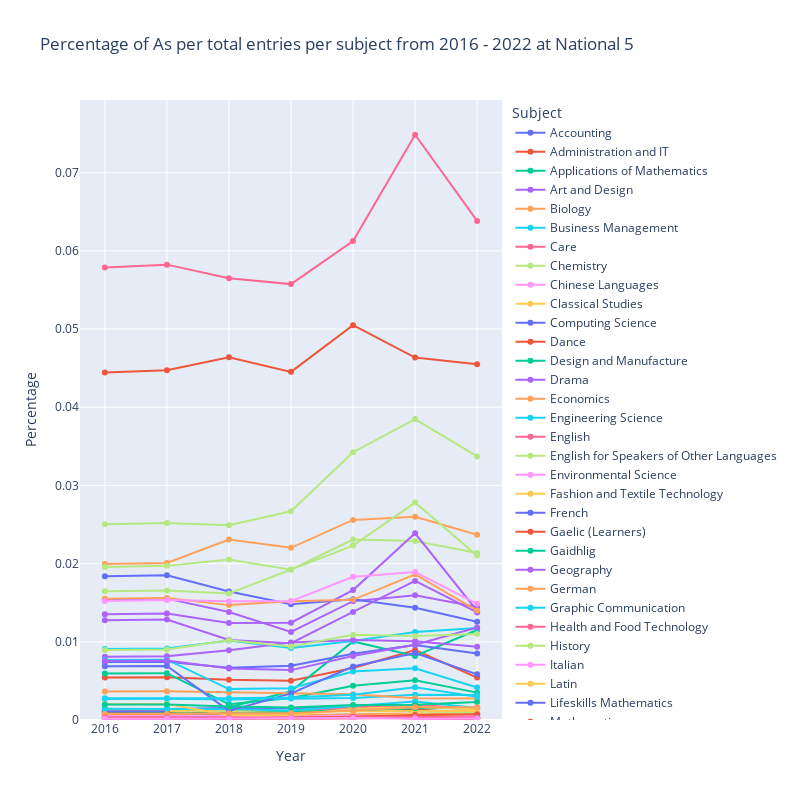

Notebook cell for this chart:
### Code cell
# Plot graph

# Create a list of subjects in alphabetical order
subjects = sorted(ldf['Subject'].unique())
years = sorted(ldf['Year'].unique())

fig = px.line(ldf, x = "Year", y = "Count", 
                color = "Subject",
               # facet_row = 'School',
                width = 800,
                height = 800,
                category_orders = {'Subject' : subjects, 'Year' : years},
                labels = {"Count": "Percentage"},
                title = 'Percentage of As per total entries per subject from 2016 - 2022 at ' + level_label
                )

fig.update_traces(mode = "markers+lines")

fig.update_yaxes(matches=None, rangemode = "tozero")

fig.update_traces(mode = "markers+lines")

filename = 'As_per_cohort_' + level + '.html'

fig.write_html('./graphs/' + filename)

fig.show()

### Figure 1 — Plotly figure (JSON) as saved in the notebook; plotly's stock layout.template omitted (floating-point values rounded to 4 significant figures)
{"data": [{"hovertemplate": "Subject=Accounting<br>Year=%{x}<br>Percentage=%{y}<extra></extra>", "legendgroup": "Accounting", "line": {"color": "#636efa", "dash": "solid"}, "marker": {"symbol": "circle"}, "mode": "markers+lines", "name": "Accounting", "orientation": "v", "showlegend": true, "type": "scatter", "x": ["2022", "2021", "2020", "2019", "2018", "2017", "2016"], "xaxis": "x", "y": [0.00142, 0.00171, 0.00171, 0.00151, 0.00154, 0.00142, 0.00141], "yaxis": "y"}, {"hovertemplate": "Subject=Administration and IT<br>Year=%{x}<br>Percentage=%{y}<extra></extra>", "legendgroup": "Administration and IT", "line": {"color": "#EF553B", "dash": "solid"}, "marker": {"symbol": "circle"}, "mode": "markers+lines", "name": "Administration and IT", "orientation": "v", "showlegend": true, "type": "scatter", "x": ["2022", "2021", "2020", "2019", "2018", "2017", "2016"], "xaxis": "x", "y": [0.00542, 0.00894, 0.00665, 0.00503, 0.00515, 0.00546, 0.00543], "yaxis": "y"}, {"hovertemplate": "Subject=Applications of Mathematics<br>Year=%{x}<br>Percentage=%{y}<extra></extra>", "legendgroup": "Applications of Mathematics", "line": {"color": "#00cc96", "dash": "solid"}, "marker": {"symbol": "circle"}, "mode": "markers+lines", "name": "Applications of Mathematics", "orientation": "v", "showlegend": true, "type": "scatter", "x": ["2022", "2021", "2020", "2019", "2018"], "xaxis": "x", "y": [0.01151, 0.00819, 0.01005, 0.00367, 0.00163], "yaxis": "y"}, {"hovertemplate": "Subject=Art and Design<br>Year=%{x}<br>Percentage=%{y}<extra></extra>", "legendgroup": "Art and Design", "line": {"color": "#ab63fa", "dash": "solid"}, "marker": {"symbol": "circle"}, "mode": "markers+lines", "name": "Art and Design", "orientation": "v", "showlegend": true, "type": "scatter", "x": ["2022", "2021", "2020", "2019", "2018", "2017", "2016"], "xaxis": "x", "y": [0.01444, 0.01594, 0.0152, 0.01126, 0.01382, 0.01552, 0.01543], "yaxis": "y"}, {"hovertemplate": "Subject=Biology<br>Year=%{x}<br>Percentage=%{y}<extra></extra>", "legendgroup": "Biology", "line": {"color": "#FFA15A", "dash": "solid"}, "marker": {"symbol": "circle"}, "mode": "markers+lines", "name": "Biology", "orientation": "v", "showlegend": true, "type": "scatter", "x": ["2022", "2021", "2020", "2019", "2018", "2017", "2016"], "xaxis": "x", "y": [0.0237, 0.02599, 0.02558, 0.02202, 0.02308, 0.02008, 0.01996], "yaxis": "y"}, {"hovertemplate": "Subject=Business Management<br>Year=%{x}<br>Percentage=%{y}<extra></extra>", "legendgroup": "Business Management", "line": {"color": "#19d3f3", "dash": "solid"}, "marker": {"symbol": "circle"}, "mode": "markers+lines", "name": "Business Management", "orientation": "v", "showlegend": true, "type": "scatter", "x": ["2022", "2021", "2020", "2019", "2018", "2017", "2016"], "xaxis": "x", "y": [0.01177, 0.01126, 0.01011, 0.00922, 0.01017, 0.00913, 0.00908], "yaxis": "y"}, {"hovertemplate": "Subject=Care<br>Year=%{x}<br>Percentage=%{y}<extra></extra>", "legendgroup": "Care", "line": {"color": "#FF6692", "dash": "solid"}, "marker": {"symbol": "circle"}, "mode": "markers+lines", "name": "Care", "orientation": "v", "showlegend": true, "type": "scatter", "x": ["2022", "2021", "2020", "2019", "2018", "2017", "2016"], "xaxis": "x", "y": [0.00011, 0.00017, 0.00057, 0.00057, 0.00075, 0.001, 0.001], "yaxis": "y"}, {"hovertemplate": "Subject=Chemistry<br>Year=%{x}<br>Percentage=%{y}<extra></extra>", "legendgroup": "Chemistry", "line": {"color": "#B6E880", "dash": "solid"}, "marker": {"symbol": "circle"}, "mode": "markers+lines", "name": "Chemistry", "orientation": "v", "showlegend": true, "type": "scatter", "x": ["2022", "2021", "2020", "2019", "2018", "2017", "2016"], "xaxis": "x", "y": [0.02136, 0.02289, 0.02308, 0.01922, 0.02053, 0.01971, 0.01958], "yaxis": "y"}, {"hovertemplate": "Subject=Chinese Languages<br>Year=%{x}<br>Percentage=%{y}<extra></extra>", "legendgroup": "Chinese Languages", "line": {"color": "#FF97FF", "dash": "solid"}, "marker": {"symbol": "circle"}, "mode": "markers+lines", "name": "Chinese Languages", "orientation": "v", "showlegend": true, "type": "scatter", "x": ["2022", "2021", "2020", "2019", "2018", "2017", "2016"], "xaxis": "x", "y": [0.00061, 0.00062, 0.00065, 0.0005, 0.00043, 0.00034, 0.00034], "yaxis": "y"}, {"hovertemplate": "Subject=Classical Studies<br>Year=%{x}<br>Percentage=%{y}<extra></extra>", "legendgroup": "Classical Studies", "line": {"color": "#FECB52", "dash": "solid"}, "marker": {"symbol": "circle"}, "mode": "markers+lines", "name": "Classical Studies", "orientation": "v", "showlegend": true, "type": "scatter", "x": ["2022", "2021", "2020", "2019", "2018", "2017", "2016"], "xaxis": "x", "y": [0.00029, 0.00027, 0.00023, 0.00019, 0.00012, 0.00013, 0.00013], "yaxis": "y"}, {"hovertemplate": "Subject=Computing Science<br>Year=%{x}<br>Percentage=%{y}<extra></extra>", "legendgroup": "Computing Science", "line": {"color": "#636efa", "dash": "solid"}, "marker": {"symbol": "circle"}, "mode": "markers+lines", "name": "Computing Science", "orientation": "v", "showlegend": true, "type": "scatter", "x": ["2022", "2021", "2020", "2019", "2018", "2017", "2016"], "xaxis": "x", "y": [0.0085, 0.0096, 0.00847, 0.00693, 0.00669, 0.00746, 0.00741], "yaxis": "y"}, {"hovertemplate": "Subject=Dance<br>Year=%{x}<br>Percentage=%{y}<extra></extra>", "legendgroup": "Dance", "line": {"color": "#EF553B", "dash": "solid"}, "marker": {"symbol": "circle"}, "mode": "markers+lines", "name": "Dance", "orientation": "v", "showlegend": true, "type": "scatter", "x": ["2022", "2021", "2020", "2019", "2018", "2017", "2016"], "xaxis": "x", "y": [0.00081, 0.00139, 0.00161, 0.00099, 0.00101, 0.0009, 0.00089], "yaxis": "y"}, {"hovertemplate": "Subject=Design and Manufacture<br>Year=%{x}<br>Percentage=%{y}<extra></extra>", "legendgroup": "Design and Manufacture", "line": {"color": "#00cc96", "dash": "solid"}, "marker": {"symbol": "circle"}, "mode": "markers+lines", "name": "Design and Manufacture", "orientation": "v", "showlegend": true, "type": "scatter", "x": ["2022", "2021", "2020", "2019", "2018", "2017", "2016"], "xaxis": "x", "y": [0.0035, 0.00507, 0.00437, 0.00281, 0.00201, 0.00599, 0.00595], "yaxis": "y"}, {"hovertemplate": "Subject=Drama<br>Year=%{x}<br>Percentage=%{y}<extra></extra>", "legendgroup": "Drama", "line": {"color": "#ab63fa", "dash": "solid"}, "marker": {"symbol": "circle"}, "mode": "markers+lines", "name": "Drama", "orientation": "v", "showlegend": true, "type": "scatter", "x": ["2022", "2021", "2020", "2019", "2018", "2017", "2016"], "xaxis": "x", "y": [0.00937, 0.01008, 0.01023, 0.00991, 0.00891, 0.00815, 0.0081], "yaxis": "y"}, {"hovertemplate": "Subject=Economics<br>Year=%{x}<br>Percentage=%{y}<extra></extra>", "legendgroup": "Economics", "line": {"color": "#FFA15A", "dash": "solid"}, "marker": {"symbol": "circle"}, "mode": "markers+lines", "name": "Economics", "orientation": "v", "showlegend": true, "type": "scatter", "x": ["2022", "2021", "2020", "2019", "2018", "2017", "2016"], "xaxis": "x", "y": [0.00077, 0.00082, 0.00075, 0.00061, 0.00071, 0.00058, 0.00057], "yaxis": "y"}, {"hovertemplate": "Subject=Engineering Science<br>Year=%{x}<br>Percentage=%{y}<extra></extra>", "legendgroup": "Engineering Science", "line": {"color": "#19d3f3", "dash": "solid"}, "marker": {"symbol": "circle"}, "mode": "markers+lines", "name": "Engineering Science", "orientation": "v", "showlegend": true, "type": "scatter", "x": ["2022", "2021", "2020", "2019", "2018", "2017", "2016"], "xaxis": "x", "y": [0.00321, 0.00324, 0.00281, 0.00274, 0.00261, 0.00272, 0.0027], "yaxis": "y"}, {"hovertemplate": "Subject=English<br>Year=%{x}<br>Percentage=%{y}<extra></extra>", "legendgroup": "English", "line": {"color": "#FF6692", "dash": "solid"}, "marker": {"symbol": "circle"}, "mode": "markers+lines", "name": "English", "orientation": "v", "showlegend": true, "type": "scatter", "x": ["2022", "2021", "2020", "2019", "2018", "2017", "2016"], "xaxis": "x", "y": [0.06382, 0.07484, 0.06125, 0.05574, 0.05648, 0.05823, 0.05787], "yaxis": "y"}, {"hovertemplate": "Subject=English for Speakers of Other Languages<br>Year=%{x}<br>Percentage=%{y}<extra></extra>", "legendgroup": "English for Speakers of Other Languages", "line": {"color": "#B6E880", "dash": "solid"}, "marker": {"symbol": "circle"}, "mode": "markers+lines", "name": "English for Speakers of Other Languages", "orientation": "v", "showlegend": true, "type": "scatter", "x": ["2022", "2021", "2020", "2019", "2018", "2017", "2016"], "xaxis": "x", "y": [0.00093, 0.00111, 0.00133, 0.00092, 0.00114, 0.00119, 0.00118], "yaxis": "y"}, {"hovertemplate": "Subject=Environmental Science<br>Year=%{x}<br>Percentage=%{y}<extra></extra>", "legendgroup": "Environmental Science", "line": {"color": "#FF97FF", "dash": "solid"}, "marker": {"symbol": "circle"}, "mode": "markers+lines", "name": "Environmental Science", "orientation": "v", "showlegend": true, "type": "scatter", "x": ["2022", "2021", "2020", "2019", "2018", "2017", "2016"], "xaxis": "x", "y": [0.00019, 0.00039, 0.00022, 9e-05, 9e-05, 0.00016, 0.00016], "yaxis": "y"}, {"hovertemplate": "Subject=Fashion and Textile Technology<br>Year=%{x}<br>Percentage=%{y}<extra></extra>", "legendgroup": "Fashion and Textile Technology", "line": {"color": "#FECB52", "dash": "solid"}, "marker": {"symbol": "circle"}, "mode": "markers+lines", "name": "Fashion and Textile Technology", "orientation": "v", "showlegend": true, "type": "scatter", "x": ["2022", "2021", "2020", "2019", "2018", "2017", "2016"], "xaxis": "x", "y": [0.00029, 0.00081, 0.00038, 0.00016, 0.00021, 0.00121, 0.00121], "yaxis": "y"}, {"hovertemplate": "Subject=French<br>Year=%{x}<br>Percentage=%{y}<extra></extra>", "legendgroup": "French", "line": {"color": "#636efa", "dash": "solid"}, "marker": {"symbol": "circle"}, "mode": "markers+lines", "name": "French", "orientation": "v", "showlegend": true, "type": "scatter", "x": ["2022", "2021", "2020", "2019", "2018", "2017", "2016"], "xaxis": "x", "y": [0.01256, 0.01435, 0.01545, 0.0148, 0.01643, 0.0185, 0.01839], "yaxis": "y"}, {"hovertemplate": "Subject=Gaelic (Learners)<br>Year=%{x}<br>Percentage=%{y}<extra></extra>", "legendgroup": "Gaelic (Learners)", "line": {"color": "#EF553B", "dash": "solid"}, "marker": {"symbol": "circle"}, "mode": "markers+lines", "name": "Gaelic (Learners)", "orientation": "v", "showlegend": true, "type": "scatter", "x": ["2022", "2021", "2020", "2019", "2018", "2017", "2016"], "xaxis": "x", "y": [0.00021, 0.0003, 0.00022, 0.00019, 0.0002, 0.0002, 0.0002], "yaxis": "y"}, {"hovertemplate": "Subject=Gaidhlig<br>Year=%{x}<br>Percentage=%{y}<extra></extra>", "legendgroup": "Gaidhlig", "line": {"color": "#00cc96", "dash": "solid"}, "marker": {"symbol": "circle"}, "mode": "markers+lines", "name": "Gaidhlig", "orientation": "v", "showlegend": true, "type": "scatter", "x": ["2022", "2021", "2020", "2019", "2018", "2017", "2016"], "xaxis": "x", "y": [0.00035, 0.00045, 0.00038, 0.00035, 0.00041, 0.00031, 0.00031], "yaxis": "y"}, {"hovertemplate": "Subject=Geography<br>Year=%{x}<br>Percentage=%{y}<extra></extra>", "legendgroup": "Geography", "line": {"color": "#ab63fa", "dash": "solid"}, "marker": {"symbol": "circle"}, "mode": "markers+lines", "name": "Geography", "orientation": "v", "showlegend": true, "type": "scatter", "x": ["2022", "2021", "2020", "2019", "2018", "2017", "2016"], "xaxis": "x", "y": [0.01375, 0.01779, 0.01382, 0.00982, 0.01024, 0.01285, 0.01277], "yaxis": "y"}, {"hovertemplate": "Subject=German<br>Year=%{x}<br>Percentage=%{y}<extra></extra>", "legendgroup": "German", "line": {"color": "#FFA15A", "dash": "solid"}, "marker": {"symbol": "circle"}, "mode": "markers+lines", "name": "German", "orientation": "v", "showlegend": true, "type": "scatter", "x": ["2022", "2021", "2020", "2019", "2018", "2017", "2016"], "xaxis": "x", "y": [0.00274, 0.00279, 0.00329, 0.0034, 0.00348, 0.00367, 0.00364], "yaxis": "y"}, {"hovertemplate": "Subject=Graphic Communication<br>Year=%{x}<br>Percentage=%{y}<extra></extra>", "legendgroup": "Graphic Communication", "line": {"color": "#19d3f3", "dash": "solid"}, "marker": {"symbol": "circle"}, "mode": "markers+lines", "name": "Graphic Communication", "orientation": "v", "showlegend": true, "type": "scatter", "x": ["2022", "2021", "2020", "2019", "2018", "2017", "2016"], "xaxis": "x", "y": [0.00416, 0.00661, 0.00619, 0.00407, 0.00396, 0.00772, 0.00767], "yaxis": "y"}, {"hovertemplate": "Subject=Health and Food Technology<br>Year=%{x}<br>Percentage=%{y}<extra></extra>", "legendgroup": "Health and Food Technology", "line": {"color": "#FF6692", "dash": "solid"}, "marker": {"symbol": "circle"}, "mode": "markers+lines", "name": "Health and Food Technology", "orientation": "v", "showlegend": true, "type": "scatter", "x": ["2022", "2021", "2020", "2019", "2018", "2017", "2016"], "xaxis": "x", "y": [0.0014, 0.00196, 0.0016, 0.00107, 0.00082, 0.00081, 0.0008], "yaxis": "y"}, {"hovertemplate": "Subject=History<br>Year=%{x}<br>Percentage=%{y}<extra></extra>", "legendgroup": "History", "line": {"color": "#B6E880", "dash": "solid"}, "marker": {"symbol": "circle"}, "mode": "markers+lines", "name": "History", "orientation": "v", "showlegend": true, "type": "scatter", "x": ["2022", "2021", "2020", "2019", "2018", "2017", "2016"], "xaxis": "x", "y": [0.02102, 0.0278, 0.0223, 0.01925, 0.01618, 0.01656, 0.01645], "yaxis": "y"}, {"hovertemplate": "Subject=Italian<br>Year=%{x}<br>Percentage=%{y}<extra></extra>", "legendgroup": "Italian", "line": {"color": "#FF97FF", "dash": "solid"}, "marker": {"symbol": "circle"}, "mode": "markers+lines", "name": "Italian", "orientation": "v", "showlegend": true, "type": "scatter", "x": ["2022", "2021", "2020", "2019", "2018", "2017", "2016"], "xaxis": "x", "y": [0.0005, 0.00023, 0.00053, 0.00043, 0.0005, 0.00058, 0.00058], "yaxis": "y"}, {"hovertemplate": "Subject=Latin<br>Year=%{x}<br>Percentage=%{y}<extra></extra>", "legendgroup": "Latin", "line": {"color": "#FECB52", "dash": "solid"}, "marker": {"symbol": "circle"}, "mode": "markers+lines", "name": "Latin", "orientation": "v", "showlegend": true, "type": "scatter", "x": ["2022", "2021", "2020", "2019", "2018", "2017", "2016"], "xaxis": "x", "y": [0.00116, 0.00114, 0.00115, 0.00111, 0.00128, 0.00119, 0.00118], "yaxis": "y"}, {"hovertemplate": "Subject=Lifeskills Mathematics<br>Year=%{x}<br>Percentage=%{y}<extra></extra>", "legendgroup": "Lifeskills Mathematics", "line": {"color": "#636efa", "dash": "solid"}, "marker": {"symbol": "circle"}, "mode": "markers+lines", "name": "Lifeskills Mathematics", "orientation": "v", "showlegend": true, "type": "scatter", "x": ["2017", "2016"], "xaxis": "x", "y": [0.00111, 0.00111], "yaxis": "y"}, {"hovertemplate": "Subject=Mathematics<br>Year=%{x}<br>Percentage=%{y}<extra></extra>", "legendgroup": "Mathematics", "line": {"color": "#EF553B", "dash": "solid"}, "marker": {"symbol": "circle"}, "mode": "markers+lines", "name": "Mathematics", "orientation": "v", "showlegend": true, "type": "scatter", "x": ["2022", "2021", "2020", "2019", "2018", "2017", "2016"], "xaxis": "x", "y": [0.04548, 0.04635, 0.05049, 0.04452, 0.04638, 0.04473, 0.04445], "yaxis": "y"}, {"hovertemplate": "Subject=Media<br>Year=%{x}<br>Percentage=%{y}<extra></extra>", "legendgroup": "Media", "line": {"color": "#00cc96", "dash": "solid"}, "marker": {"symbol": "circle"}, "mode": "markers+lines", "name": "Media", "orientation": "v", "showlegend": true, "type": "scatter", "x": ["2022", "2021", "2020", "2019", "2018", "2017", "2016"], "xaxis": "x", "y": [0.00152, 0.00151, 0.00128, 0.00101, 0.00087, 0.0008, 0.00079], "yaxis": "y"}, {"hovertemplate": "Subject=Modern Studies<br>Year=%{x}<br>Percentage=%{y}<extra></extra>", "legendgroup": "Modern Studies", "line": {"color": "#ab63fa", "dash": "solid"}, "marker": {"symbol": "circle"}, "mode": "markers+lines", "name": "Modern Studies", "orientation": "v", "showlegend": true, "type": "scatter", "x": ["2022", "2021", "2020", "2019", "2018", "2017", "2016"], "xaxis": "x", "y": [0.01394, 0.02388, 0.01661, 0.01244, 0.0124, 0.01361, 0.01352], "yaxis": "y"}, {"hovertemplate": "Subject=Music<br>Year=%{x}<br>Percentage=%{y}<extra></extra>", "legendgroup": "Music", "line": {"color": "#FFA15A", "dash": "solid"}, "marker": {"symbol": "circle"}, "mode": "markers+lines", "name": "Music", "orientation": "v", "showlegend": true, "type": "scatter", "x": ["2022", "2021", "2020", "2019", "2018", "2017", "2016"], "xaxis": "x", "y": [0.01399, 0.01863, 0.01537, 0.01518, 0.01469, 0.0156, 0.0155], "yaxis": "y"}, {"hovertemplate": "Subject=Music Technology<br>Year=%{x}<br>Percentage=%{y}<extra></extra>", "legendgroup": "Music Technology", "line": {"color": "#19d3f3", "dash": "solid"}, "marker": {"symbol": "circle"}, "mode": "markers+lines", "name": "Music Technology", "orientation": "v", "showlegend": true, "type": "scatter", "x": ["2022", "2021", "2020", "2019", "2018", "2017", "2016"], "xaxis": "x", "y": [0.00155, 0.00237, 0.0018, 0.00123, 0.00138, 0.00145, 0.00144], "yaxis": "y"}, {"hovertemplate": "Subject=Philosophy<br>Year=%{x}<br>Percentage=%{y}<extra></extra>", "legendgroup": "Philosophy", "line": {"color": "#FF6692", "dash": "solid"}, "marker": {"symbol": "circle"}, "mode": "markers+lines", "name": "Philosophy", "orientation": "v", "showlegend": true, "type": "scatter", "x": ["2022", "2021", "2020", "2019", "2018", "2017", "2016"], "xaxis": "x", "y": [0.00031, 0.00047, 0.0004, 0.00026, 0.00034, 0.0003, 0.00029], "yaxis": "y"}, {"hovertemplate": "Subject=Physical Education<br>Year=%{x}<br>Percentage=%{y}<extra></extra>", "legendgroup": "Physical Education", "line": {"color": "#B6E880", "dash": "solid"}, "marker": {"symbol": "circle"}, "mode": "markers+lines", "name": "Physical Education", "orientation": "v", "showlegend": true, "type": "scatter", "x": ["2022", "2021", "2020", "2019", "2018", "2017", "2016"], "xaxis": "x", "y": [0.03371, 0.03848, 0.03424, 0.02669, 0.02491, 0.0252, 0.02504], "yaxis": "y"}, {"hovertemplate": "Subject=Physics<br>Year=%{x}<br>Percentage=%{y}<extra></extra>", "legendgroup": "Physics", "line": {"color": "#FF97FF", "dash": "solid"}, "marker": {"symbol": "circle"}, "mode": "markers+lines", "name": "Physics", "orientation": "v", "showlegend": true, "type": "scatter", "x": ["2022", "2021", "2020", "2019", "2018", "2017", "2016"], "xaxis": "x", "y": [0.01486, 0.01891, 0.01831, 0.0152, 0.01517, 0.01533, 0.01523], "yaxis": "y"}, {"hovertemplate": "Subject=Practical Cake Craft<br>Year=%{x}<br>Percentage=%{y}<extra></extra>", "legendgroup": "Practical Cake Craft", "line": {"color": "#FECB52", "dash": "solid"}, "marker": {"symbol": "circle"}, "mode": "markers+lines", "name": "Practical Cake Craft", "orientation": "v", "showlegend": true, "type": "scatter", "x": ["2022", "2021", "2020", "2019", "2018", "2017", "2016"], "xaxis": "x", "y": [0.00134, 0.00168, 0.00145, 0.00061, 0.00062, 0.00204, 0.00203], "yaxis": "y"}, {"hovertemplate": "Subject=Practical Cookery<br>Year=%{x}<br>Percentage=%{y}<extra></extra>", "legendgroup": "Practical Cookery", "line": {"color": "#636efa", "dash": "solid"}, "marker": {"symbol": "circle"}, "mode": "markers+lines", "name": "Practical Cookery", "orientation": "v", "showlegend": true, "type": "scatter", "x": ["2022", "2021", "2020", "2019", "2018", "2017", "2016"], "xaxis": "x", "y": [0.00584, 0.00857, 0.00684, 0.0034, 0.00117, 0.00692, 0.00688], "yaxis": "y"}, {"hovertemplate": "Subject=Practical Electronics<br>Year=%{x}<br>Percentage=%{y}<extra></extra>", "legendgroup": "Practical Electronics", "line": {"color": "#EF553B", "dash": "solid"}, "marker": {"symbol": "circle"}, "mode": "markers+lines", "name": "Practical Electronics", "orientation": "v", "showlegend": true, "type": "scatter", "x": ["2022", "2021", "2020", "2019", "2018", "2017", "2016"], "xaxis": "x", "y": [0.00073, 0.00064, 0.0004, 0.00028, 0.00021, 0.00027, 0.00026], "yaxis": "y"}, {"hovertemplate": "Subject=Practical Metalworking<br>Year=%{x}<br>Percentage=%{y}<extra></extra>", "legendgroup": "Practical Metalworking", "line": {"color": "#00cc96", "dash": "solid"}, "marker": {"symbol": "circle"}, "mode": "markers+lines", "name": "Practical Metalworking", "orientation": "v", "showlegend": true, "type": "scatter", "x": ["2022", "2021", "2020", "2019", "2018", "2017", "2016"], "xaxis": "x", "y": [0.00231, 0.00195, 0.00193, 0.00161, 0.00174, 0.00198, 0.00197], "yaxis": "y"}, {"hovertemplate": "Subject=Practical Woodworking<br>Year=%{x}<br>Percentage=%{y}<extra></extra>", "legendgroup": "Practical Woodworking", "line": {"color": "#ab63fa", "dash": "solid"}, "marker": {"symbol": "circle"}, "mode": "markers+lines", "name": "Practical Woodworking", "orientation": "v", "showlegend": true, "type": "scatter", "x": ["2022", "2021", "2020", "2019", "2018", "2017", "2016"], "xaxis": "x", "y": [0.01182, 0.00963, 0.00818, 0.00638, 0.00658, 0.00761, 0.00756], "yaxis": "y"}, {"hovertemplate": "Subject=Psychology<br>Year=%{x}<br>Percentage=%{y}<extra></extra>", "legendgroup": "Psychology", "line": {"color": "#FFA15A", "dash": "solid"}, "marker": {"symbol": "circle"}, "mode": "markers+lines", "name": "Psychology", "orientation": "v", "showlegend": true, "type": "scatter", "x": ["2022", "2021", "2020", "2019", "2018", "2017", "2016"], "xaxis": "x", "y": [0.00163, 0.00164, 0.00123, 0.00085, 0.00087, 0.00077, 0.00077], "yaxis": "y"}, {"hovertemplate": "Subject=Religious, Moral and Philosophical Studies<br>Year=%{x}<br>Percentage=%{y}<extra></extra>", "legendgroup": "Religious, Moral and Philosophical Studies", "line": {"color": "#19d3f3", "dash": "solid"}, "marker": {"symbol": "circle"}, "mode": "markers+lines", "name": "Religious, Moral and Philosophical Studies", "orientation": "v", "showlegend": true, "type": "scatter", "x": ["2022", "2021", "2020", "2019", "2018", "2017", "2016"], "xaxis": "x", "y": [0.00297, 0.00419, 0.00324, 0.00288, 0.00279, 0.00279, 0.00278], "yaxis": "y"}, {"hovertemplate": "Subject=Sociology<br>Year=%{x}<br>Percentage=%{y}<extra></extra>", "legendgroup": "Sociology", "line": {"color": "#FF6692", "dash": "solid"}, "marker": {"symbol": "circle"}, "mode": "markers+lines", "name": "Sociology", "orientation": "v", "showlegend": true, "type": "scatter", "x": ["2022", "2021", "2020", "2019", "2018", "2017", "2016"], "xaxis": "x", "y": [0.00027, 0.0004, 0.00032, 0.00026, 0.0002, 0.00033, 0.00033], "yaxis": "y"}, {"hovertemplate": "Subject=Spanish<br>Year=%{x}<br>Percentage=%{y}<extra></extra>", "legendgroup": "Spanish", "line": {"color": "#B6E880", "dash": "solid"}, "marker": {"symbol": "circle"}, "mode": "markers+lines", "name": "Spanish", "orientation": "v", "showlegend": true, "type": "scatter", "x": ["2022", "2021", "2020", "2019", "2018", "2017", "2016"], "xaxis": "x", "y": [0.01099, 0.01074, 0.01089, 0.00941, 0.01019, 0.00901, 0.00896], "yaxis": "y"}, {"hovertemplate": "Subject=Urdu<br>Year=%{x}<br>Percentage=%{y}<extra></extra>", "legendgroup": "Urdu", "line": {"color": "#FF97FF", "dash": "solid"}, "marker": {"symbol": "circle"}, "mode": "markers+lines", "name": "Urdu", "orientation": "v", "showlegend": true, "type": "scatter", "x": ["2022", "2021", "2020", "2019", "2018", "2017", "2016"], "xaxis": "x", "y": [0.00018, 0.00017, 0.00027, 0.00023, 0.00012, 0.00017, 0.00017], "yaxis": "y"}], "layout": {"height": 800, "legend": {"title": {"text": "Subject"}, "tracegroupgap": 0}, "title": {"text": "Percentage of As per total entries per subject from 2016 - 2022 at National 5"}, "width": 800, "xaxis": {"anchor": "y", "categoryarray": ["2016", "2017", "2018", "2019", "2020", "2021", "2022"], "categoryorder": "array", "domain": [0, 1], "title": {"text": "Year"}}, "yaxis": {"anchor": "x", "domain": [0, 1], "rangemode": "tozero", "title": {"text": "Percentage"}}}}
